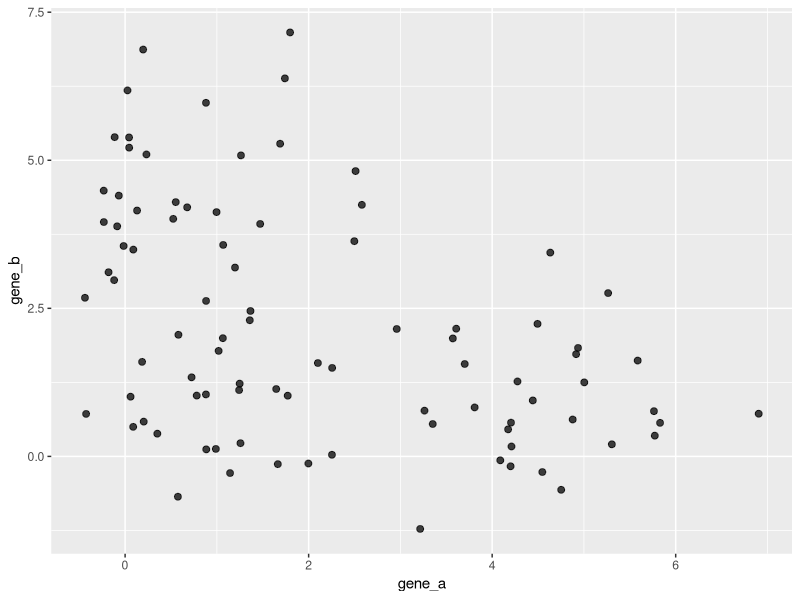
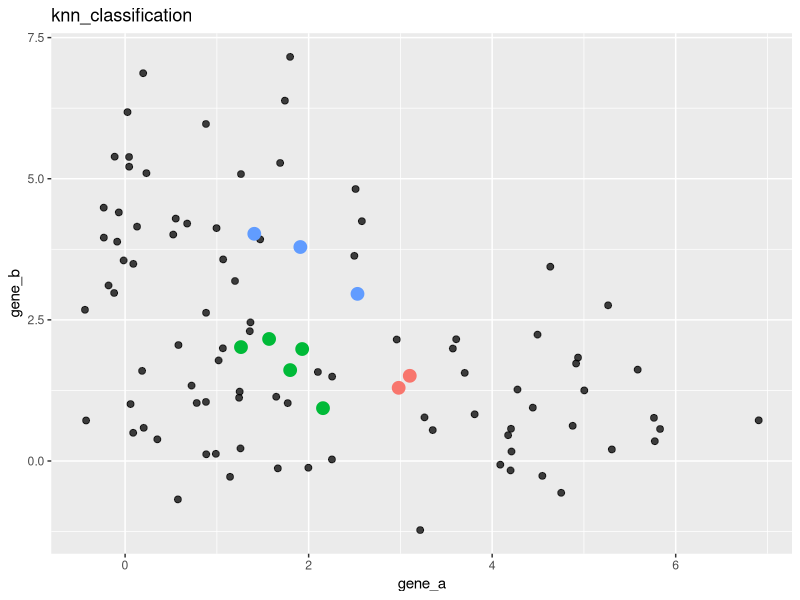
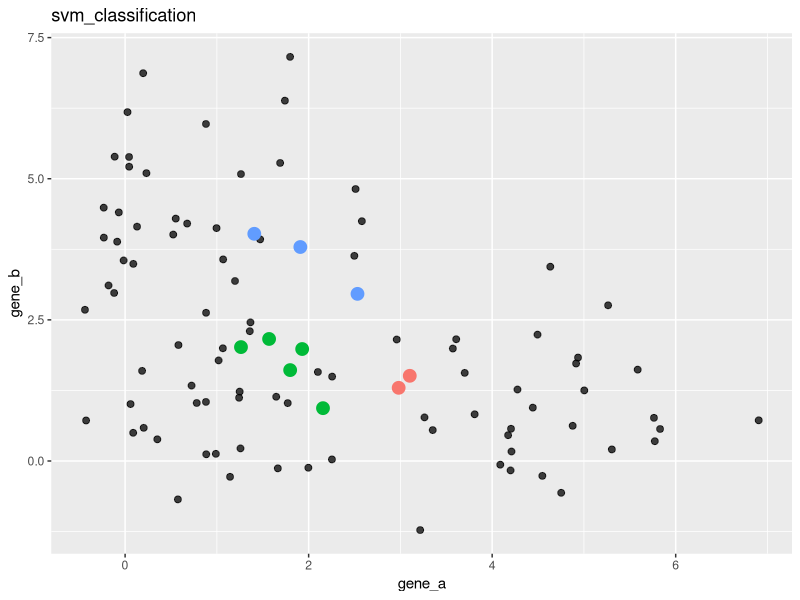

Here is the R script that generated these plots, in order:
library(tidyverse)
library(mclust) 

# A quick refresher on native R clustering algorithms: https://www.statmethods.net/advstats/cluster.html

# Set the random seed
set.seed(0)

# Generate example data set
N = 30
U1 = 1
U2 = 4.5
gene_df = rbind(tibble(gene_a = rnorm(n=N, mean=U2), gene_b = rnorm(n=N, mean=U1), explant_id = seq(1, N), type = 1),
                tibble(gene_a = rnorm(n=N, mean=U1), gene_b = rnorm(n=N, mean=U1), explant_id = seq(N+1, 2*N), type = 2),
                tibble(gene_a = rnorm(n=N, mean=U1), gene_b = rnorm(n=N, mean=U2), explant_id = seq((2*N)+1, 3*N), type = 3))
gene_df$type = as.factor(gene_df$type)

ggplot(gene_df, aes(gene_a, gene_b)) +
  geom_point(size=2, alpha=0.75)

#-------------------------
# Classification
#-------------------------
library(caret)

# Expected to be from type 2
new_samples = tibble(gene_a = rnorm(n=10, mean=2), gene_b = rnorm(n=10, mean=2))

# Train a k-nearest-neighbors model
knn_fit = train(type ~ gene_a + gene_b, data = gene_df, method = "knn")

# Predict type for new data
knn_classification = predict(knn_fit, new_samples, type="raw")
new_samples$knn_class = knn_classification

ggplot(gene_df, aes(gene_a, gene_b)) +
  geom_point(size=2, alpha=0.75) +
  geom_point(data=new_samples, size=4, aes(color=new_samples$knn_class)) +
  ggtitle('knn_classification') +
  theme(legend.position = "none")

# Train a support vector machine
svm_fit = train(type ~ gene_a + gene_b, data = gene_df, method = "svmLinear")

# Predict type for new data
svm_classification = predict(svm_fit, new_samples, type="raw")
new_samples$svm_class = svm_classification

ggplot(gene_df, aes(gene_a, gene_b)) +
  geom_point(size=2, alpha=0.75) +
  geom_point(data=new_samples, size=4, aes(color=new_samples$svm_class)) +
  ggtitle('svm_classification') +
  theme(legend.position = "none")
